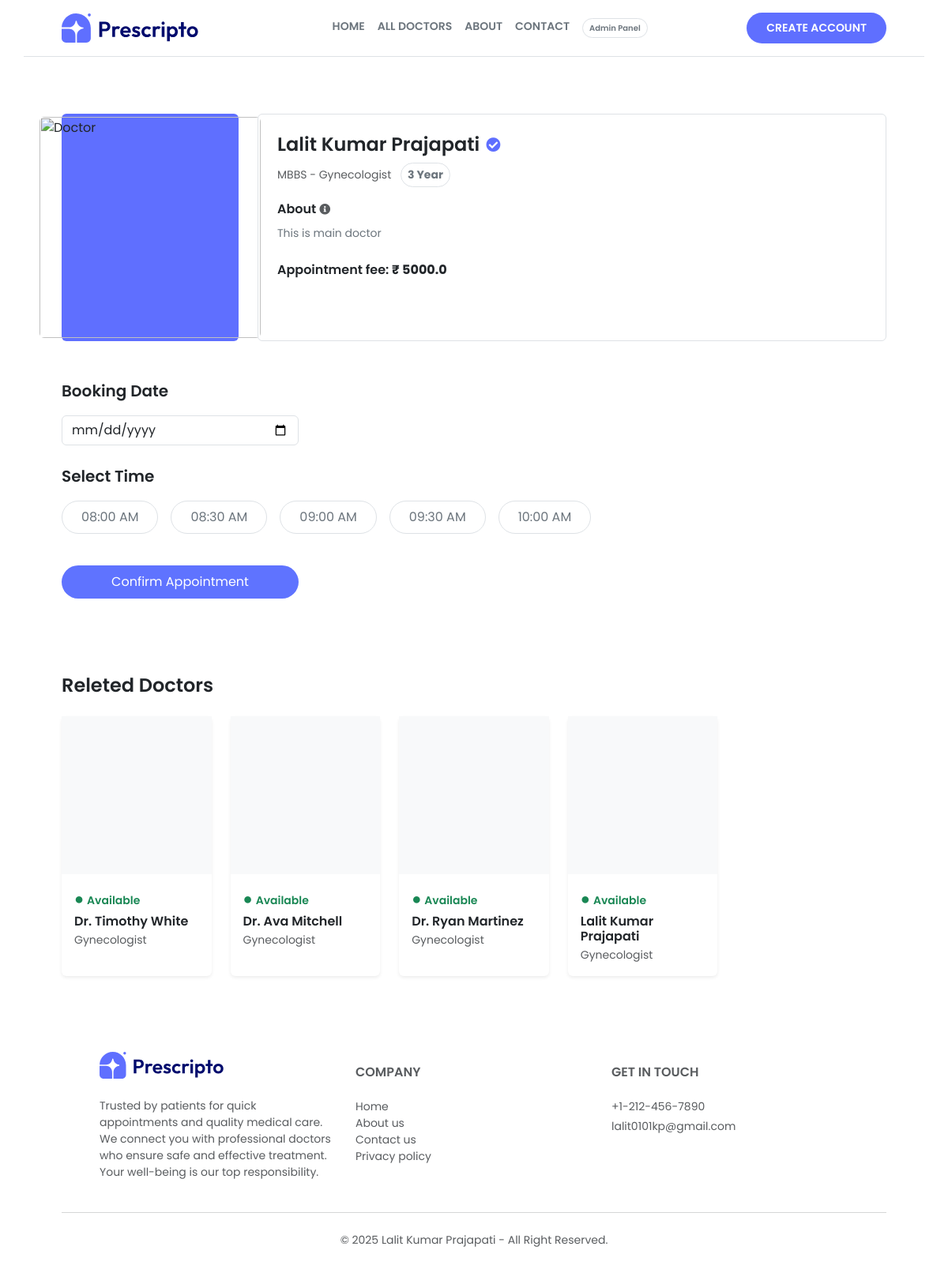
The page /doctor_info/16/ on the database its author committed.
### appointment/models.py (models this page shows, shortened)
class Doctor(models.Model):
    image = CloudinaryField('image', folder='doctor_image')
    name = models.CharField(max_length=100)
    email = models.EmailField()
    username = models.CharField(max_length=255, unique=True)
    password = models.CharField(max_length=100)
    experience = models.IntegerField()
    fees = models.FloatField()
    category = models.ForeignKey(Category, on_delete=models.CASCADE)
    degree = models.CharField(max_length=50)
    about = models.TextField()
    address = models.TextField()
    available = models.BooleanField(default=True)

class Category(models.Model):
    name = models.CharField(max_length=100)
    def __str__(self):
        return self.name

### appointment/views.py (the view)
# urls.py: path('doctor_info/<int:id>/', views.doctor_info, name='doctor_info'),
def doctor_info(request, id):
    doctor = Doctor.objects.get(id=id, available=True)
    releted_doctor = Doctor.objects.filter(category=doctor.category, available=True)[:10]
    return render(request, 'doctor_info.html', {'doctor': doctor, 'releted_doctor': releted_doctor})

### templates/doctor_info.html (shortened to what this page needs)
{% extends "layout.html" %}
{% load static %}
{% block contant %}
    <section class="mt-4">
        <div class="container p-5">
            <div class="d-flex flex-column flex-md-row gap-4">
                <div class="rounded d-flex align-items-center justify-content-center flex-shrink-0"
                    style="width: 224px; height: 288px;background-color: rgb(95 111 255);" >
                    <img src="{{  doctor.image.url  }}"
                        alt="Doctor" class="rounded" width="280">
                </div>
                <div class="border rounded p-4 flex-fill">
                    <h2 class="h4 fw-semibold text-dark d-flex align-items-center gap-2">
                        {{ doctor.name }}
                        <span  style="color: rgb(95 111 255);" class='small'>
                            <i class="fas fa-check-circle small"></i>
                        </span>
                    </h2>
                    <p class="text-muted small mt-1 mb-3">
                        {{ doctor.degree }} - {{ doctor.category  }}
                        <span class="border rounded-pill px-2 py-1 ms-2 text-secondary fw-bold d-inline-block">{{ doctor.experience }}
                            Year</span>
                    </p>
                    <p class="fw-semibold text-dark d-flex align-items-center gap-1 mb-2">
                        About
                        <i class="fas fa-info-circle text-muted small"></i>
                    </p>
                    <p class="text-secondary small mb-4">
                        {{ doctor.about }}
                    </p>
                    <p class="fw-semibold text-dark">
                        Appointment fee: <span class="fw-bold"> ₹ {{ doctor.fees }}</span>
                    </p>
                </div>
            </div>
            <form action="{% url 'book_appointment' doctor.id %}" method="POST" id="appointmentForm">
                <div class="mt-5">
                    <p class="fw-semibold text-dark mb-3 fs-5">Booking Date</p>
                    <input type="date" name="date" class="form-control mb-4" required style="max-width: 300px;" />
                    <p class="fw-semibold text-dark mb-3 fs-5">Select Time</p>
                    <div class="d-flex gap-3 mb-4 flex-wrap" id="timeButtons">
                        <button type="button" data-time="08:00" class="btn border rounded-pill px-4 py-2 text-secondary small">08:00 AM</button>
                        <button type="button" data-time="08:30" class="btn border rounded-pill px-4 py-2 text-secondary small">08:30 AM</button>
                        <button type="button" data-time="09:00" class="btn border rounded-pill px-4 py-2 text-secondary small">09:00 AM</button>
                        <button type="button" data-time="09:30" class="btn border rounded-pill px-4 py-2 text-secondary small">09:30 AM</button>
                        <button type="button" data-time="10:00" class="btn border rounded-pill px-4 py-2 text-secondary small">10:00 AM</button>
                    </div>
                    <button type="submit" class="btn text-white w-100 rounded-pill mt-3 py-2 small"
                        style="background-color: #5F73FF; max-width: 300px;">
                        Confirm Appointment
                    </button>
                </div>
            </form>
            <div class='pt-5 mt-5'>
                <h3 class='fw-semibold text-dark mb-4 fs-4' data-aos="fade-up">
                    Releted Doctors
                </h3>
                <div class="row row-cols-2 row-cols-sm-5 g-4">
                    {% for doctor in releted_doctor %}
                    <div class="col" data-aos="fade-up" data-aos-delay="100">
                        <div class="card border-0 rounded shadow-sm h-100"
                            style="transition: all 0.3s ease;"
                            onmouseover="this.style.transform='translateY(-10px)'; this.style.boxShadow='0 15px 30px rgba(0,0,0,0.15)'"
                            onmouseout="this.style.transform='translateY(0px)'; this.style.boxShadow=''">
                            <div class="bg-light d-flex justify-content-center align-items-center overflow-hidden"
                                style="height: 200px;">
                            </div>
                            <div class="card-body pb-3 d-flex flex-column">
                                <p class="text-success small fw-semibold mb-1">
                                    <span class="me-1 fs-5">●</span>Available
                                </p>
                                <h6 class="card-title fw-semibold mb-1">
                                    {{ doctor.name }}
                                </h6>
                                <p class="text-muted small mb-0">
                                    {{ doctor.category }}
                                </p>
                            </div>
                        </div>
                    </div>
                    {% endfor %}
                </div>
            </div>
        </div>
    </section>
{% endblock %}

### templates/layout.html (style rules this page uses)
body { font-family: "Poppins", sans-serif; }

### rows shown on the page
Doctor: name "Lalit Kumar Prajapati", degree "MBBS", category "Gynecologist", experience "3", about "This is main doctor", fees "5000.0"
Doctor: name "Dr. Timothy White", category "Gynecologist"
Doctor: name "Dr. Ava Mitchell", category "Gynecologist"
Doctor: name "Dr. Ryan Martinez", category "Gynecologist"
